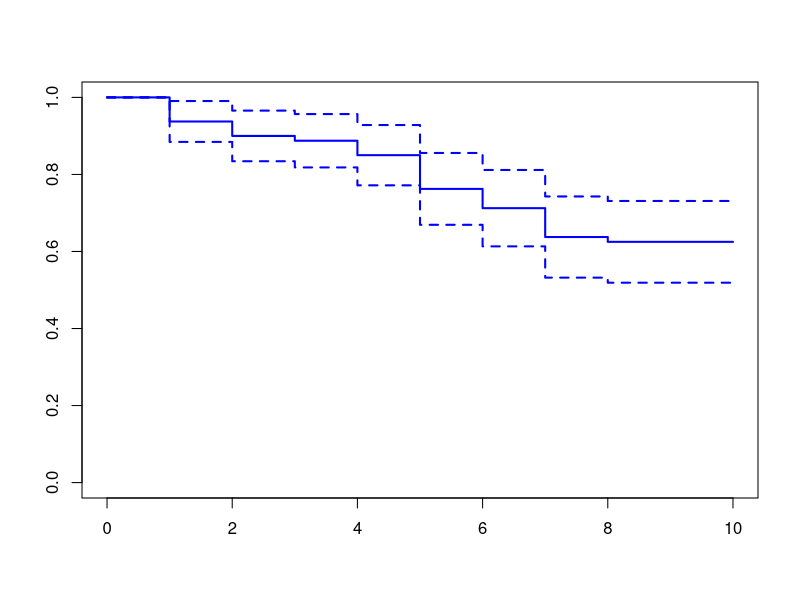
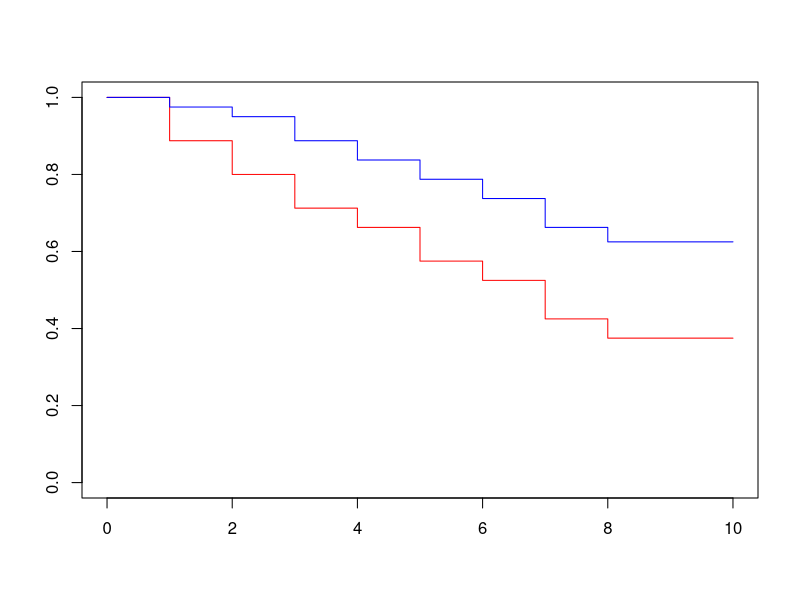
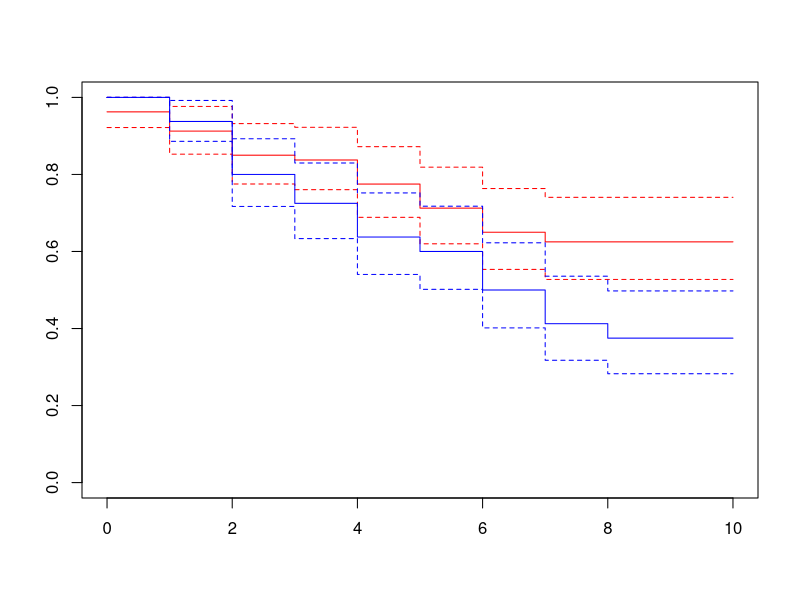
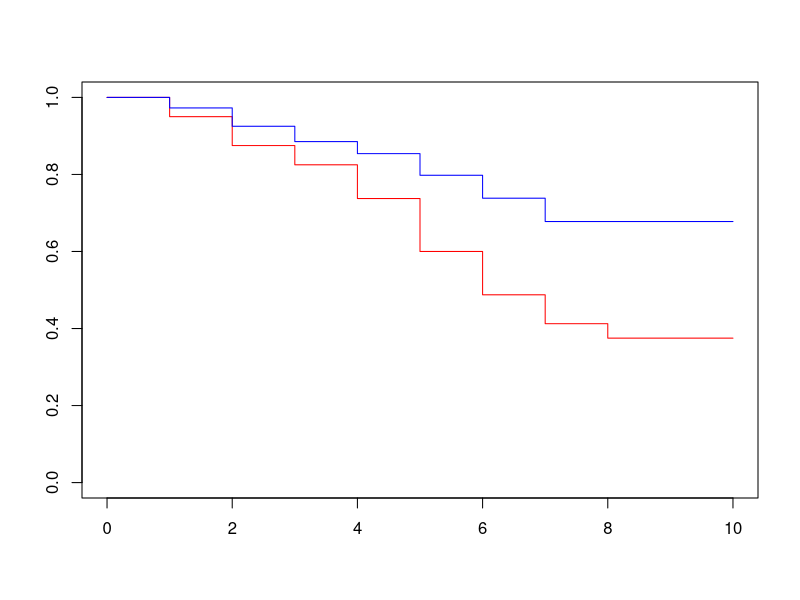
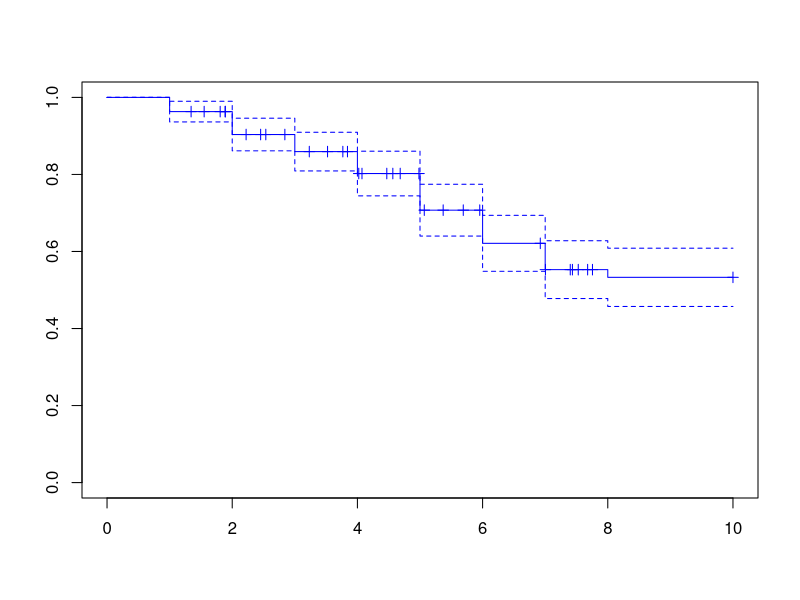

Write the R code that produced these figures, in order.
# Analyse de survie

library(survival)
library(ggplot2)

mydata.surv=Surv(time=c(rep(10,50),round(runif(n=30,min=1,max=8))),
                 event=c(rep(1,50),rep(2,30)),
                 origin=0,
                 type="right")
summary(survfit(mydata.surv~1, conf.type="plain"))

# Tracer courbe de Kaplan-Meier
plot(survfit(mydata.surv~1, conf.type="plain"), col="blue", lwd=2)




# On compare 2 traitements


Temp<-c(rep(10,50),round(runif(n=30,min=1,max=8)),
        rep(10,30),round(runif(n=50,min=1,max=8)))
Statut<-c(rep(1,50),rep(2,30),
          rep(1,30),rep(2,50))
Groupe<-as.factor(c(rep("Trait",80),rep("Placebo",80)))

Data<-as.data.frame(Temp)
Data$Statut<-Statut
Data$Groupe<-Groupe
plot(survfit(Surv(Data$Temp, Data$Statut)~Data$Groupe),col=c("red","blue"))
# Première couleur = niveau 1 (ici Placebo)

T1<-c(rep(10,50),round(runif(n=30,min=0,max=8)))
S1<-c(rep(0,50),rep(1,30))
T2<-c(rep(10,30),round(runif(n=50,min=1,max=8)))
S2<-c(rep(1,30),rep(2,50))

plot(survfit(Surv(T1,S1)~1),col="red")
lines(survfit(Surv(T2,S2)~1),col="blue")

survfit(Surv(T1,S1)~1)

survfit(Surv(T2,S2)~1)




survfit(Surv(Data$Temp,Data$Statut)~1)
# Si median=Na -> + de 50% de Survie
survfit(Surv(Data$Temp,Data$Statut)~Groupe)

survdiff(Surv(Temp,Statut)~Groupe)


# Cas avec des censures

Temp<-c(rep(10,50),round(runif(n=30,min=1,max=8)),runif(n=30,min=1,max=8),
        rep(10,30),round(runif(n=50,min=1,max=8)))
  Statut<-c(rep(0,50),rep(1,30),rep(0,30),
          rep(0,30),rep(1,50))
Groupe<-as.factor(c(rep("Trait",110),rep("Placebo",80)))

Data<-as.data.frame(Temp)
Data$Statut<-Statut
Data$Groupe<-Groupe
plot(survfit(Surv(Temp, Statut)~Groupe,data=Data, conf.type="plain"),
     col=c("red","blue"))

plot(survfit(Surv(Temp, Statut)~1,data=Data, conf.type="plain"),
     col=c("blue"),mark.time = T)
